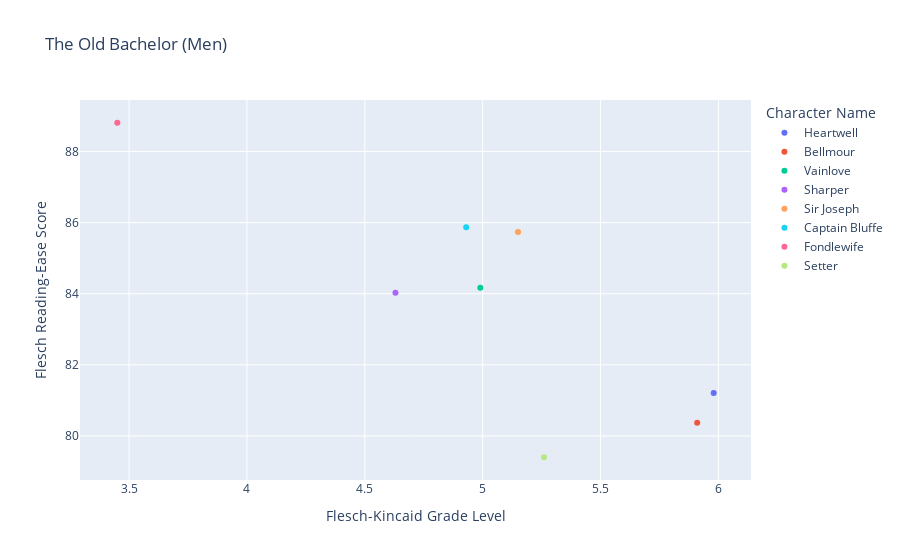
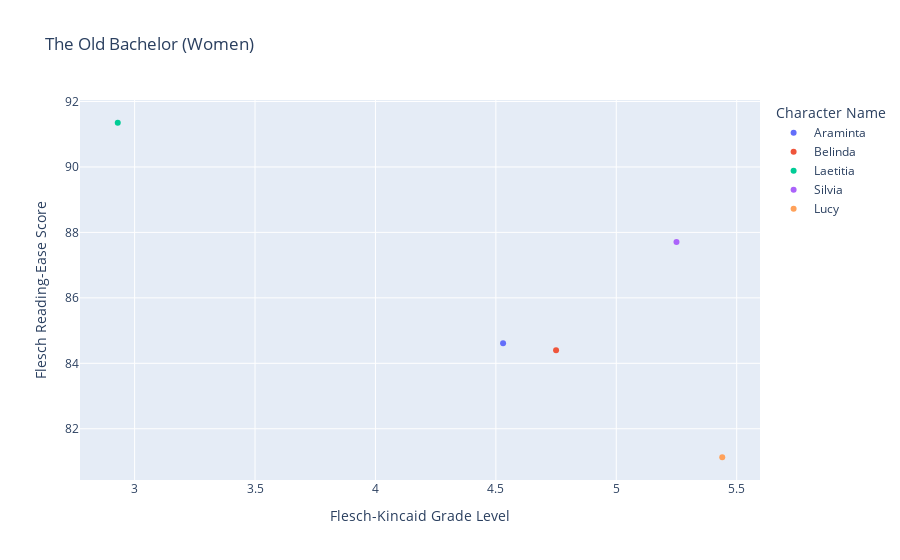
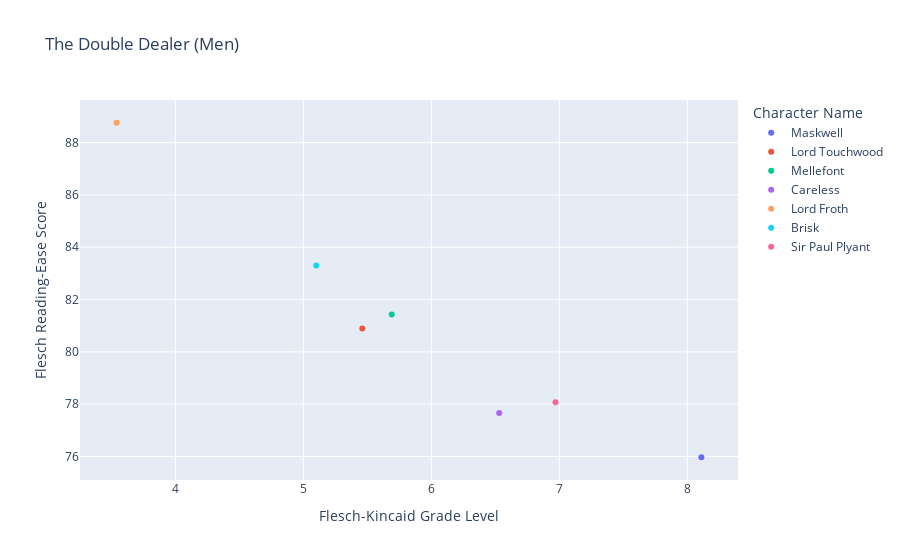
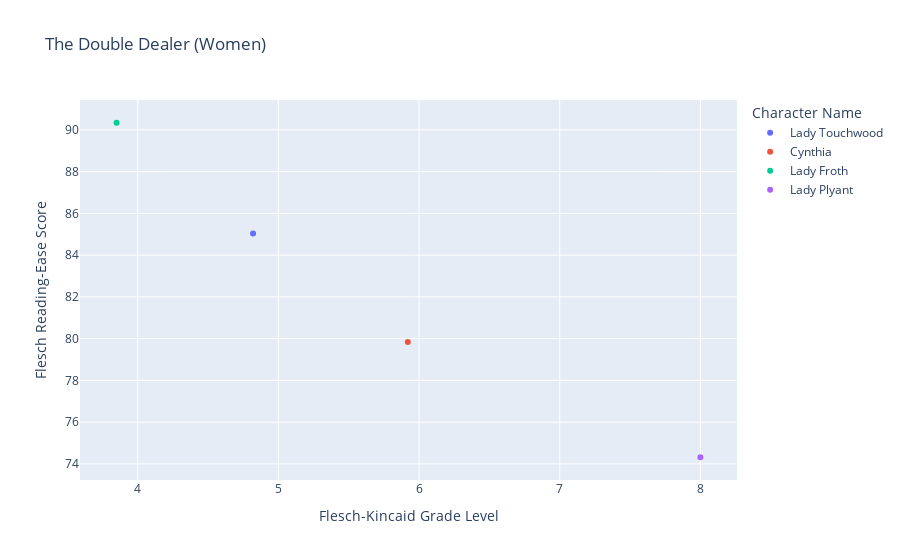

Notebook code for these charts, in order:
### Code cell
create_scatter_plot(tob_men_gl_scores, tob_men_re_scores, filename="tob_men_flesch_kincaid_scatter", title="The Old Bachelor (Men)")
create_scatter_plot(tob_women_gl_scores, tob_women_re_scores, filename="tob_women_flesch_kincaid_scatter", title="The Old Bachelor (Women)")
create_scatter_plot(tdd_men_gl_scores, tdd_men_re_scores, filename="tdd_men_flesch_kincaid_scatter", title="The Double Dealer (Men)")
create_scatter_plot(tdd_women_gl_scores, tdd_women_re_scores, filename="tdd_women_flesch_kincaid_scatter", title="The Double Dealer (Women)")
create_scatter_plot(lfl_men_gl_scores, lfl_men_re_scores, filename="lfl_men_flesch_kincaid_scatter", title="Love for Love (Men)")
create_scatter_plot(lfl_women_gl_scores, lfl_women_re_scores, filename="lfl_women_flesch_kincaid_scatter", title="Love for Love (Women)")
create_scatter_plot(twotw_men_gl_scores, twotw_men_re_scores, filename="twotw_men_flesch_kincaid_scatter", title="The Way of the World (Men)")
create_scatter_plot(twotw_women_gl_scores, twotw_women_re_scores, filename="twotw_women_flesch_kincaid_scatter", title="The Way of the World (Women)")

### Figure 1 — Plotly figure (JSON) as saved in the notebook; plotly's stock layout.template omitted (floating-point values rounded to 4 significant figures)
{"data": [{"hovertemplate": "Character Name=Heartwell<br>Flesch-Kincaid Grade Level=%{x}<br>Flesch Reading-Ease Score=%{y}<extra></extra>", "legendgroup": "Heartwell", "marker": {"color": "#636efa", "symbol": "circle"}, "mode": "markers", "name": "Heartwell", "orientation": "v", "showlegend": true, "type": "scatter", "x": [5.98], "xaxis": "x", "y": [81.21], "yaxis": "y"}, {"hovertemplate": "Character Name=Bellmour<br>Flesch-Kincaid Grade Level=%{x}<br>Flesch Reading-Ease Score=%{y}<extra></extra>", "legendgroup": "Bellmour", "marker": {"color": "#EF553B", "symbol": "circle"}, "mode": "markers", "name": "Bellmour", "orientation": "v", "showlegend": true, "type": "scatter", "x": [5.91], "xaxis": "x", "y": [80.37], "yaxis": "y"}, {"hovertemplate": "Character Name=Vainlove<br>Flesch-Kincaid Grade Level=%{x}<br>Flesch Reading-Ease Score=%{y}<extra></extra>", "legendgroup": "Vainlove", "marker": {"color": "#00cc96", "symbol": "circle"}, "mode": "markers", "name": "Vainlove", "orientation": "v", "showlegend": true, "type": "scatter", "x": [4.99], "xaxis": "x", "y": [84.17], "yaxis": "y"}, {"hovertemplate": "Character Name=Sharper<br>Flesch-Kincaid Grade Level=%{x}<br>Flesch Reading-Ease Score=%{y}<extra></extra>", "legendgroup": "Sharper", "marker": {"color": "#ab63fa", "symbol": "circle"}, "mode": "markers", "name": "Sharper", "orientation": "v", "showlegend": true, "type": "scatter", "x": [4.63], "xaxis": "x", "y": [84.03], "yaxis": "y"}, {"hovertemplate": "Character Name=Sir Joseph<br>Flesch-Kincaid Grade Level=%{x}<br>Flesch Reading-Ease Score=%{y}<extra></extra>", "legendgroup": "Sir Joseph", "marker": {"color": "#FFA15A", "symbol": "circle"}, "mode": "markers", "name": "Sir Joseph", "orientation": "v", "showlegend": true, "type": "scatter", "x": [5.15], "xaxis": "x", "y": [85.74], "yaxis": "y"}, {"hovertemplate": "Character Name=Captain Bluffe<br>Flesch-Kincaid Grade Level=%{x}<br>Flesch Reading-Ease Score=%{y}<extra></extra>", "legendgroup": "Captain Bluffe", "marker": {"color": "#19d3f3", "symbol": "circle"}, "mode": "markers", "name": "Captain Bluffe", "orientation": "v", "showlegend": true, "type": "scatter", "x": [4.93], "xaxis": "x", "y": [85.87], "yaxis": "y"}, {"hovertemplate": "Character Name=Fondlewife<br>Flesch-Kincaid Grade Level=%{x}<br>Flesch Reading-Ease Score=%{y}<extra></extra>", "legendgroup": "Fondlewife", "marker": {"color": "#FF6692", "symbol": "circle"}, "mode": "markers", "name": "Fondlewife", "orientation": "v", "showlegend": true, "type": "scatter", "x": [3.45], "xaxis": "x", "y": [88.81], "yaxis": "y"}, {"hovertemplate": "Character Name=Setter<br>Flesch-Kincaid Grade Level=%{x}<br>Flesch Reading-Ease Score=%{y}<extra></extra>", "legendgroup": "Setter", "marker": {"color": "#B6E880", "symbol": "circle"}, "mode": "markers", "name": "Setter", "orientation": "v", "showlegend": true, "type": "scatter", "x": [5.26], "xaxis": "x", "y": [79.4], "yaxis": "y"}], "layout": {"autosize": true, "legend": {"title": {"text": "Character Name"}, "tracegroupgap": 0}, "title": {"text": "The Old Bachelor (Men)"}, "xaxis": {"anchor": "y", "autorange": true, "domain": [0, 1], "range": [3.295, 6.135], "title": {"text": "Flesch-Kincaid Grade Level"}, "type": "linear"}, "yaxis": {"anchor": "x", "autorange": true, "domain": [0, 1], "range": [78.62, 89.59], "title": {"text": "Flesch Reading-Ease Score"}, "type": "linear"}}}

### Figure 2 — Plotly figure (JSON) as saved in the notebook; plotly's stock layout.template omitted (floating-point values rounded to 4 significant figures)
{"data": [{"hovertemplate": "Character Name=Araminta<br>Flesch-Kincaid Grade Level=%{x}<br>Flesch Reading-Ease Score=%{y}<extra></extra>", "legendgroup": "Araminta", "marker": {"color": "#636efa", "symbol": "circle"}, "mode": "markers", "name": "Araminta", "orientation": "v", "showlegend": true, "type": "scatter", "x": [4.53], "xaxis": "x", "y": [84.61], "yaxis": "y"}, {"hovertemplate": "Character Name=Belinda<br>Flesch-Kincaid Grade Level=%{x}<br>Flesch Reading-Ease Score=%{y}<extra></extra>", "legendgroup": "Belinda", "marker": {"color": "#EF553B", "symbol": "circle"}, "mode": "markers", "name": "Belinda", "orientation": "v", "showlegend": true, "type": "scatter", "x": [4.75], "xaxis": "x", "y": [84.4], "yaxis": "y"}, {"hovertemplate": "Character Name=Laetitia<br>Flesch-Kincaid Grade Level=%{x}<br>Flesch Reading-Ease Score=%{y}<extra></extra>", "legendgroup": "Laetitia", "marker": {"color": "#00cc96", "symbol": "circle"}, "mode": "markers", "name": "Laetitia", "orientation": "v", "showlegend": true, "type": "scatter", "x": [2.93], "xaxis": "x", "y": [91.35], "yaxis": "y"}, {"hovertemplate": "Character Name=Silvia<br>Flesch-Kincaid Grade Level=%{x}<br>Flesch Reading-Ease Score=%{y}<extra></extra>", "legendgroup": "Silvia", "marker": {"color": "#ab63fa", "symbol": "circle"}, "mode": "markers", "name": "Silvia", "orientation": "v", "showlegend": true, "type": "scatter", "x": [5.25], "xaxis": "x", "y": [87.71], "yaxis": "y"}, {"hovertemplate": "Character Name=Lucy<br>Flesch-Kincaid Grade Level=%{x}<br>Flesch Reading-Ease Score=%{y}<extra></extra>", "legendgroup": "Lucy", "marker": {"color": "#FFA15A", "symbol": "circle"}, "mode": "markers", "name": "Lucy", "orientation": "v", "showlegend": true, "type": "scatter", "x": [5.44], "xaxis": "x", "y": [81.13], "yaxis": "y"}], "layout": {"autosize": true, "legend": {"title": {"text": "Character Name"}, "tracegroupgap": 0}, "title": {"text": "The Old Bachelor (Women)"}, "xaxis": {"anchor": "y", "autorange": true, "domain": [0, 1], "range": [2.777, 5.593], "title": {"text": "Flesch-Kincaid Grade Level"}, "type": "linear"}, "yaxis": {"anchor": "x", "autorange": true, "domain": [0, 1], "range": [80.29, 92.19], "title": {"text": "Flesch Reading-Ease Score"}, "type": "linear"}}}

### Figure 3 — Plotly figure (JSON) as saved in the notebook; plotly's stock layout.template omitted (floating-point values rounded to 4 significant figures)
{"data": [{"hovertemplate": "Character Name=Maskwell<br>Flesch-Kincaid Grade Level=%{x}<br>Flesch Reading-Ease Score=%{y}<extra></extra>", "legendgroup": "Maskwell", "marker": {"color": "#636efa", "symbol": "circle"}, "mode": "markers", "name": "Maskwell", "orientation": "v", "showlegend": true, "type": "scatter", "x": [8.11], "xaxis": "x", "y": [75.97], "yaxis": "y"}, {"hovertemplate": "Character Name=Lord Touchwood<br>Flesch-Kincaid Grade Level=%{x}<br>Flesch Reading-Ease Score=%{y}<extra></extra>", "legendgroup": "Lord Touchwood", "marker": {"color": "#EF553B", "symbol": "circle"}, "mode": "markers", "name": "Lord Touchwood", "orientation": "v", "showlegend": true, "type": "scatter", "x": [5.46], "xaxis": "x", "y": [80.89], "yaxis": "y"}, {"hovertemplate": "Character Name=Mellefont<br>Flesch-Kincaid Grade Level=%{x}<br>Flesch Reading-Ease Score=%{y}<extra></extra>", "legendgroup": "Mellefont", "marker": {"color": "#00cc96", "symbol": "circle"}, "mode": "markers", "name": "Mellefont", "orientation": "v", "showlegend": true, "type": "scatter", "x": [5.69], "xaxis": "x", "y": [81.43], "yaxis": "y"}, {"hovertemplate": "Character Name=Careless<br>Flesch-Kincaid Grade Level=%{x}<br>Flesch Reading-Ease Score=%{y}<extra></extra>", "legendgroup": "Careless", "marker": {"color": "#ab63fa", "symbol": "circle"}, "mode": "markers", "name": "Careless", "orientation": "v", "showlegend": true, "type": "scatter", "x": [6.53], "xaxis": "x", "y": [77.66], "yaxis": "y"}, {"hovertemplate": "Character Name=Lord Froth<br>Flesch-Kincaid Grade Level=%{x}<br>Flesch Reading-Ease Score=%{y}<extra></extra>", "legendgroup": "Lord Froth", "marker": {"color": "#FFA15A", "symbol": "circle"}, "mode": "markers", "name": "Lord Froth", "orientation": "v", "showlegend": true, "type": "scatter", "x": [3.54], "xaxis": "x", "y": [88.76], "yaxis": "y"}, {"hovertemplate": "Character Name=Brisk<br>Flesch-Kincaid Grade Level=%{x}<br>Flesch Reading-Ease Score=%{y}<extra></extra>", "legendgroup": "Brisk", "marker": {"color": "#19d3f3", "symbol": "circle"}, "mode": "markers", "name": "Brisk", "orientation": "v", "showlegend": true, "type": "scatter", "x": [5.1], "xaxis": "x", "y": [83.3], "yaxis": "y"}, {"hovertemplate": "Character Name=Sir Paul Plyant<br>Flesch-Kincaid Grade Level=%{x}<br>Flesch Reading-Ease Score=%{y}<extra></extra>", "legendgroup": "Sir Paul Plyant", "marker": {"color": "#FF6692", "symbol": "circle"}, "mode": "markers", "name": "Sir Paul Plyant", "orientation": "v", "showlegend": true, "type": "scatter", "x": [6.97], "xaxis": "x", "y": [78.07], "yaxis": "y"}], "layout": {"autosize": true, "legend": {"title": {"text": "Character Name"}, "tracegroupgap": 0}, "title": {"text": "The Double Dealer (Men)"}, "xaxis": {"anchor": "y", "autorange": true, "domain": [0, 1], "range": [3.26, 8.39], "title": {"text": "Flesch-Kincaid Grade Level"}, "type": "linear"}, "yaxis": {"anchor": "x", "autorange": true, "domain": [0, 1], "range": [74.91, 89.82], "title": {"text": "Flesch Reading-Ease Score"}, "type": "linear"}}}

### Figure 4 — Plotly figure (JSON) as saved in the notebook; plotly's stock layout.template omitted (floating-point values rounded to 4 significant figures)
{"data": [{"hovertemplate": "Character Name=Lady Touchwood<br>Flesch-Kincaid Grade Level=%{x}<br>Flesch Reading-Ease Score=%{y}<extra></extra>", "legendgroup": "Lady Touchwood", "marker": {"color": "#636efa", "symbol": "circle"}, "mode": "markers", "name": "Lady Touchwood", "orientation": "v", "showlegend": true, "type": "scatter", "x": [4.82], "xaxis": "x", "y": [85.03], "yaxis": "y"}, {"hovertemplate": "Character Name=Cynthia<br>Flesch-Kincaid Grade Level=%{x}<br>Flesch Reading-Ease Score=%{y}<extra></extra>", "legendgroup": "Cynthia", "marker": {"color": "#EF553B", "symbol": "circle"}, "mode": "markers", "name": "Cynthia", "orientation": "v", "showlegend": true, "type": "scatter", "x": [5.92], "xaxis": "x", "y": [79.84], "yaxis": "y"}, {"hovertemplate": "Character Name=Lady Froth<br>Flesch-Kincaid Grade Level=%{x}<br>Flesch Reading-Ease Score=%{y}<extra></extra>", "legendgroup": "Lady Froth", "marker": {"color": "#00cc96", "symbol": "circle"}, "mode": "markers", "name": "Lady Froth", "orientation": "v", "showlegend": true, "type": "scatter", "x": [3.85], "xaxis": "x", "y": [90.34], "yaxis": "y"}, {"hovertemplate": "Character Name=Lady Plyant<br>Flesch-Kincaid Grade Level=%{x}<br>Flesch Reading-Ease Score=%{y}<extra></extra>", "legendgroup": "Lady Plyant", "marker": {"color": "#ab63fa", "symbol": "circle"}, "mode": "markers", "name": "Lady Plyant", "orientation": "v", "showlegend": true, "type": "scatter", "x": [8], "xaxis": "x", "y": [74.32], "yaxis": "y"}], "layout": {"autosize": true, "legend": {"title": {"text": "Character Name"}, "tracegroupgap": 0}, "title": {"text": "The Double Dealer (Women)"}, "xaxis": {"anchor": "y", "autorange": true, "domain": [0, 1], "range": [3.596, 8.254], "title": {"text": "Flesch-Kincaid Grade Level"}, "type": "linear"}, "yaxis": {"anchor": "x", "autorange": true, "domain": [0, 1], "range": [73.0, 91.66], "title": {"text": "Flesch Reading-Ease Score"}, "type": "linear"}}}
